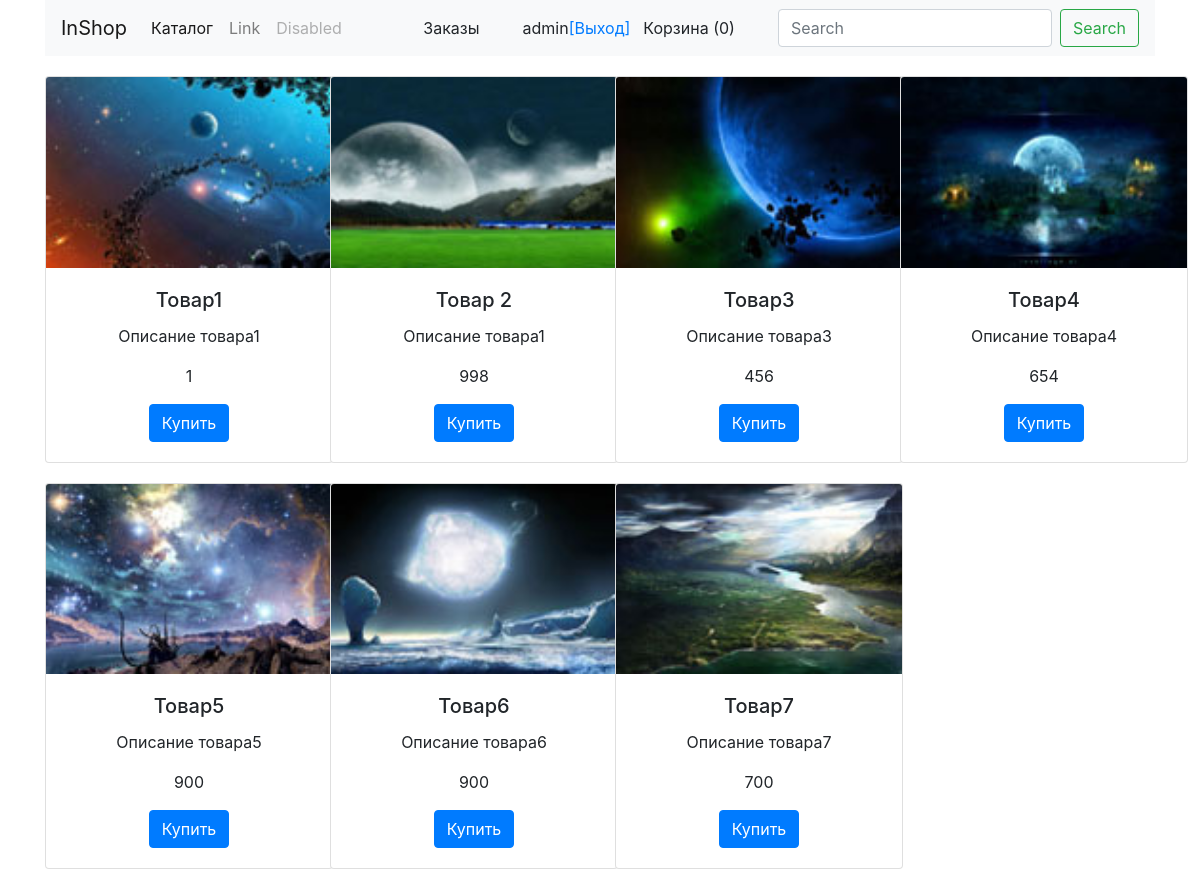
/product/catalog (signed in), run on the app's committed database.
### tables this page shows
CREATE TABLE `products` (
  `id_product` int(11) NOT NULL,
  `name_product` text NOT NULL,
  `price` decimal(10,0) NOT NULL,
  `img` text NOT NULL,
  `id_unit` int(11) NOT NULL,
  `id_product_type` int(11) NOT NULL,
  `id_product_category` int(11) NOT NULL,
  `description` text NOT NULL
);

### public/index.php (called while the page is built, shortened)
<?
require_once '../config/main.php';
$config = include __DIR__ . "/../config/config.php";
try {
    App::call()->run($config);
} catch (Exception $e) {
    var_dump($e);
}

### traits/Tsingletone.php (called while the page is built, shortened)
<?php
trait Tsingletone
{
    private static $instance = null;
    public static function getInstance() {
        if (is_null(static::$instance)) {
            static::$instance = new static();
        }
        return self::$instance;
    }
}

### engine/Storage.php (called while the page is built, shortened)
<?php
class Storage
{
    protected $items = [];
    public function get($key)
    {
        if(!isset($this->items[$key])){
            $this->items[$key] = App::call()->createComponent($key);
        }
        return $this->items[$key];
    }
}

### models/Repository.php (called while the page is built, shortened)
<?php
abstract class Repository
{
    public function __construct()
    {
        $this->db = Db::getInstance();
    }
}

### models/repositories/ProductsRepository.php (called while the page is built, shortened)
<?php
class ProductsRepository extends Repository
{
    public function getAll(){
        $sql = "SELECT id_product, name_product, `price`, `img`, `description` FROM products as p, units as u, product_category as c, product_types as t WHERE p.id_unit=u.id_unit AND p.id_product_category = c.id_product_category AND p.id_product_type = t.id_product_type";
        $result = $this->db->queryAll($sql);
        return $result;
    }
}

### engine/Db.php (called while the page is built, shortened)
<?php
class Db
{
    private $config = [
        'driver' => 'mysql',
        'host' => 'localhost',
        'login' => 'root',
        'password' => '',
        'database' => 'inshopdb',
        'charset' => 'utf8'
    ];
    private $connection = null;
    private function getConnection() {
        if (is_null($this->connection)) {
            $this->connection = new \PDO($this->prepareDsnString(),
                $this->config['login'],
                $this->config['password']
                );
        }
        $this->connection->setAttribute(\PDO::ATTR_DEFAULT_FETCH_MODE, \PDO::FETCH_ASSOC);
        return $this->connection;
    }
    private function prepareDsnString() {
        return sprintf("%s:host=%s;dbname=%s;charset=%s",
            $this->config['driver'],
            $this->config['host'],
            $this->config['database'],
            $this->config['charset']
        );
    }
    private function query($sql, $params) {
        $stmt = $this->getConnection()->prepare($sql);
        $stmt->execute($params);
        return $stmt;
    }
    public function queryAll($sql, $params = []) {
        return $this->query($sql, $params)->fetchAll();
    }
}

### views/catalog.php (the view, shortened to what this page needs)
<div class="row">
    <? foreach ($products as $product):?>
    <div class="col-lg-3 col-md-4 col-6 ">
            <div class="card card-catalog" style="width: 18rem;">
                <a href="/product/card/?id=<?=$product['id_product']?>">
                    <img src="<?=IMG_SMALL . $product['img'][0]?>" class="card-img-top card-img-top-catalog" alt="...">
                </a>
                <div class="card-body">
                    <h5 class="card-title">
                        <?=$product['name_product']?>
                    </h5>
                    <p class="card-text">
                        <?=$product['description']?>
                    </p>
                    <p class="card-text">
                        <?=$product['price']?>
                    </p>
                    <a href="/cart/add/?id=<?=$product['id_product']?>" class="btn btn-primary">
                        Купить
                    </a>
                </div>
            </div>
    </div>
    <?endforeach;?>
</div>

### public/css/styles.css (style rules this page uses)
.card-catalog { margin-top: 20px; text-align: center; }

### data on the page
products: shows a picture, name_product "Товар1", description "Описание товара1", price "1"
products: shows a picture, name_product "Товар 2", description "Описание товара1", price "998"
products: shows a picture, name_product "Товар3", description "Описание товара3", price "456"
products: shows a picture, name_product "Товар4", description "Описание товара4", price "654"
products: shows a picture, name_product "Товар5", description "Описание товара5", price "900"
products: shows a picture, name_product "Товар6", description "Описание товара6", price "900"
products: shows a picture, name_product "Товар7", description "Описание товара7", price "700"

### other printed values
$menu[2] "admin"
$menu[0]['count'] "0"
